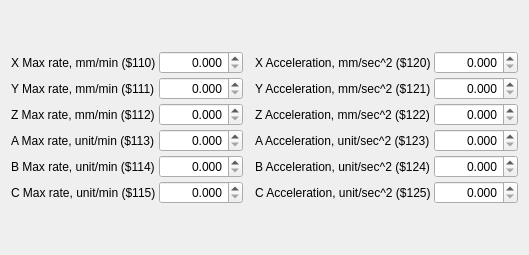
     <widget class="QWidget" name="tab_6">
      <attribute name="title">
       <string>Speeds</string>
      </attribute>
      <layout class="QGridLayout" name="gridLayout">
       <item row="1" column="0">
        <layout class="QHBoxLayout" name="horizontalLayout_8">
         <property name="spacing">
          <number>12</number>
         </property>
         <item>
          <layout class="QHBoxLayout" name="horizontalLayout_4">
           <property name="spacing">
            <number>3</number>
           </property>
           <item>
            <layout class="QVBoxLayout" name="verticalLayout">
             <item>
              <widget class="QLabel" name="lblRateX">
               <property name="text">
                <string>X Max rate, mm/min ($110)</string>
               </property>
              </widget>
             </item>
             <item>
              <widget class="QLabel" name="lblRateY">
               <property name="text">
                <string>Y Max rate, mm/min ($111)</string>
               </property>
              </widget>
             </item>
             <item>
              <widget class="QLabel" name="lblRateZ">
               <property name="text">
                <string>Z Max rate, mm/min ($112)</string>
               </property>
              </widget>
             </item>
             <item>
              <widget class="QLabel" name="lblRateA">
               <property name="text">
                <string>A Max rate, unit/min ($113)</string>
               </property>
              </widget>
             </item>
             <item>
              <widget class="QLabel" name="lblRateB">
               <property name="text">
                <string>B Max rate, unit/min ($114)</string>
               </property>
              </widget>
             </item>
             <item>
              <widget class="QLabel" name="lblRateC">
               <property name="enabled">
                <bool>true</bool>
               </property>
               <property name="text">
                <string>C Max rate, unit/min ($115)</string>
               </property>
              </widget>
             </item>
            </layout>
           </item>
           <item>
            <layout class="QVBoxLayout" name="verticalLayout_2">
             <item>
              <widget class="QDoubleSpinBox" name="dsbMaxRateX">
               <property name="minimumSize">
                <size>
                 <width>84</width>
                 <height>0</height>
                </size>
               </property>
               <property name="maximumSize">
                <size>
                 <width>84</width>
                 <height>16777215</height>
                </size>
               </property>
               <property name="alignment">
                <set>Qt::AlignRight|Qt::AlignTrailing|Qt::AlignVCenter</set>
               </property>
               <property name="decimals">
                <number>3</number>
               </property>
               <property name="maximum">
                <double>100000.000000000000000</double>
               </property>
               <property name="value">
                <double>0.000000000000000</double>
               </property>
              </widget>
             </item>
             <item>
              <widget class="QDoubleSpinBox" name="dsbMaxRateY">
               <property name="minimumSize">
                <size>
                 <width>84</width>
                 <height>0</height>
                </size>
               </property>
               <property name="maximumSize">
                <size>
                 <width>84</width>
                 <height>16777215</height>
                </size>
               </property>
               <property name="alignment">
                <set>Qt::AlignRight|Qt::AlignTrailing|Qt::AlignVCenter</set>
               </property>
               <property name="decimals">
                <number>3</number>
               </property>
               <property name="maximum">
                <double>100000.000000000000000</double>
               </property>
              </widget>
             </item>
             <item>
              <widget class="QDoubleSpinBox" name="dsbMaxRateZ">
               <property name="minimumSize">
                <size>
                 <width>84</width>
                 <height>0</height>
                </size>
               </property>
               <property name="maximumSize">
                <size>
                 <width>84</width>
                 <height>16777215</height>
                </size>
               </property>
               <property name="alignment">
                <set>Qt::AlignRight|Qt::AlignTrailing|Qt::AlignVCenter</set>
               </property>
               <property name="decimals">
                <number>3</number>
               </property>
               <property name="maximum">
                <double>100000.000000000000000</double>
               </property>
              </widget>
             </item>
             <item>
              <widget class="QDoubleSpinBox" name="dsbMaxRateA">
               <property name="minimumSize">
                <size>
                 <width>84</width>
                 <height>0</height>
                </size>
               </property>
               <property name="maximumSize">
                <size>
                 <width>84</width>
                 <height>16777215</height>
                </size>
               </property>
               <property name="alignment">
                <set>Qt::AlignRight|Qt::AlignTrailing|Qt::AlignVCenter</set>
               </property>
               <property name="decimals">
                <number>3</number>
               </property>
               <property name="maximum">
                <double>100000.000000000000000</double>
               </property>
              </widget>
             </item>
             <item>
              <widget class="QDoubleSpinBox" name="dsbMaxRateB">
               <property name="minimumSize">
                <size>
                 <width>84</width>
                 <height>0</height>
                </size>
               </property>
               <property name="maximumSize">
                <size>
                 <width>84</width>
                 <height>16777215</height>
                </size>
               </property>
               <property name="alignment">
                <set>Qt::AlignRight|Qt::AlignTrailing|Qt::AlignVCenter</set>
               </property>
               <property name="decimals">
                <number>3</number>
               </property>
               <property name="maximum">
                <double>100000.000000000000000</double>
               </property>
              </widget>
             </item>
             <item>
              <widget class="QDoubleSpinBox" name="dsbMaxRateC">
               <property name="enabled">
                <bool>true</bool>
               </property>
               <property name="minimumSize">
                <size>
                 <width>84</width>
                 <height>0</height>
                </size>
               </property>
               <property name="maximumSize">
                <size>
                 <width>84</width>
                 <height>16777215</height>
                </size>
               </property>
               <property name="alignment">
                <set>Qt::AlignRight|Qt::AlignTrailing|Qt::AlignVCenter</set>
               </property>
               <property name="decimals">
                <number>3</number>
               </property>
               <property name="maximum">
                <double>100000.000000000000000</double>
               </property>
              </widget>
             </item>
            </layout>
           </item>
          </layout>
         </item>
         <item>
          <layout class="QHBoxLayout" name="horizontalLayout_7">
           <property name="spacing">
            <number>3</number>
           </property>
           <item>
            <layout class="QVBoxLayout" name="verticalLayout_3">
             <item>
              <widget class="QLabel" name="lblAccelX">
               <property name="text">
                <string>X Acceleration, mm/sec^2 ($120)</string>
               </property>
              </widget>
             </item>
             <item>
              <widget class="QLabel" name="lblAccelY">
               <property name="text">
                <string>Y Acceleration, mm/sec^2 ($121)</string>
               </property>
              </widget>
             </item>
             <item>
              <widget class="QLabel" name="lblAccelZ">
               <property name="text">
                <string>Z Acceleration, mm/sec^2 ($122)</string>
               </property>
              </widget>
             </item>
             <item>
              <widget class="QLabel" name="lblAccelA">
               <property name="text">
                <string>A Acceleration, unit/sec^2 ($123)</string>
               </property>
              </widget>
             </item>
             <item>
              <widget class="QLabel" name="lblAccelB">
               <property name="text">
                <string>B Acceleration, unit/sec^2 ($124)</string>
               </property>
              </widget>
             </item>
             <item>
              <widget class="QLabel" name="lblAccelC">
               <property name="enabled">
                <bool>true</bool>
               </property>
               <property name="text">
                <string>C Acceleration, unit/sec^2 ($125)</string>
               </property>
              </widget>
             </item>
            </layout>
           </item>
           <item>
            <layout class="QVBoxLayout" name="verticalLayout_4">
             <item>
              <widget class="QDoubleSpinBox" name="dsbAccelX">
               <property name="minimumSize">
                <size>
                 <width>84</width>
                 <height>0</height>
                </size>
               </property>
               <property name="maximumSize">
                <size>
                 <width>84</width>
                 <height>16777215</height>
                </size>
               </property>
               <property name="alignment">
                <set>Qt::AlignRight|Qt::AlignTrailing|Qt::AlignVCenter</set>
               </property>
               <property name="decimals">
                <number>3</number>
               </property>
               <property name="maximum">
                <double>100000.000000000000000</double>
               </property>
              </widget>
             </item>
             <item>
              <widget class="QDoubleSpinBox" name="dsbAccelY">
               <property name="minimumSize">
                <size>
                 <width>84</width>
                 <height>0</height>
                </size>
               </property>
               <property name="maximumSize">
                <size>
                 <width>84</width>
                 <height>16777215</height>
                </size>
               </property>
               <property name="alignment">
                <set>Qt::AlignRight|Qt::AlignTrailing|Qt::AlignVCenter</set>
               </property>
               <property name="decimals">
                <number>3</number>
               </property>
               <property name="maximum">
                <double>100000.000000000000000</double>
               </property>
              </widget>
             </item>
             <item>
              <widget class="QDoubleSpinBox" name="dsbAccelZ">
               <property name="minimumSize">
                <size>
                 <width>84</width>
                 <height>0</height>
                </size>
               </property>
               <property name="maximumSize">
                <size>
                 <width>84</width>
                 <height>16777215</height>
                </size>
               </property>
               <property name="alignment">
                <set>Qt::AlignRight|Qt::AlignTrailing|Qt::AlignVCenter</set>
               </property>
               <property name="decimals">
                <number>3</number>
               </property>
               <property name="maximum">
                <double>100000.000000000000000</double>
               </property>
              </widget>
             </item>
             <item>
              <widget class="QDoubleSpinBox" name="dsbAccelA">
               <property name="minimumSize">
                <size>
                 <width>84</width>
                 <height>0</height>
                </size>
               </property>
               <property name="maximumSize">
                <size>
                 <width>84</width>
                 <height>16777215</height>
                </size>
               </property>
               <property name="alignment">
                <set>Qt::AlignRight|Qt::AlignTrailing|Qt::AlignVCenter</set>
               </property>
               <property name="decimals">
                <number>3</number>
               </property>
               <property name="maximum">
                <double>100000.000000000000000</double>
               </property>
              </widget>
             </item>
             <item>
              <widget class="QDoubleSpinBox" name="dsbAccelB">
               <property name="minimumSize">
                <size>
                 <width>84</width>
                 <height>0</height>
                </size>
               </property>
               <property name="maximumSize">
                <size>
                 <width>84</width>
                 <height>16777215</height>
                </size>
               </property>
               <property name="alignment">
                <set>Qt::AlignRight|Qt::AlignTrailing|Qt::AlignVCenter</set>
               </property>
               <property name="decimals">
                <number>3</number>
               </property>
               <property name="maximum">
                <double>100000.000000000000000</double>
               </property>
              </widget>
             </item>
             <item>
              <widget class="QDoubleSpinBox" name="dsbAccelC">
               <property name="enabled">
                <bool>true</bool>
               </property>
               <property name="minimumSize">
                <size>
                 <width>84</width>
                 <height>0</height>
                </size>
               </property>
               <property name="maximumSize">
                <size>
                 <width>84</width>
                 <height>16777215</height>
                </size>
               </property>
               <property name="alignment">
                <set>Qt::AlignRight|Qt::AlignTrailing|Qt::AlignVCenter</set>
               </property>
               <property name="decimals">
                <number>3</number>
               </property>
               <property name="maximum">
                <double>100000.000000000000000</double>
               </property>
              </widget>
             </item>
            </layout>
           </item>
          </layout>
         </item>
        </layout>
       </item>
       <item row="2" column="0">
        <spacer name="verticalSpacer_3">
         <property name="orientation">
          <enum>Qt::Vertical</enum>
         </property>
         <property name="sizeHint" stdset="0">
          <size>
           <width>20</width>
           <height>40</height>
          </size>
         </property>
        </spacer>
       </item>
       <item row="0" column="0">
        <spacer name="verticalSpacer_4">
         <property name="orientation">
          <enum>Qt::Vertical</enum>
         </property>
         <property name="sizeHint" stdset="0">
          <size>
           <width>20</width>
           <height>40</height>
          </size>
         </property>
        </spacer>
       </item>
      </layout>
     </widget>
